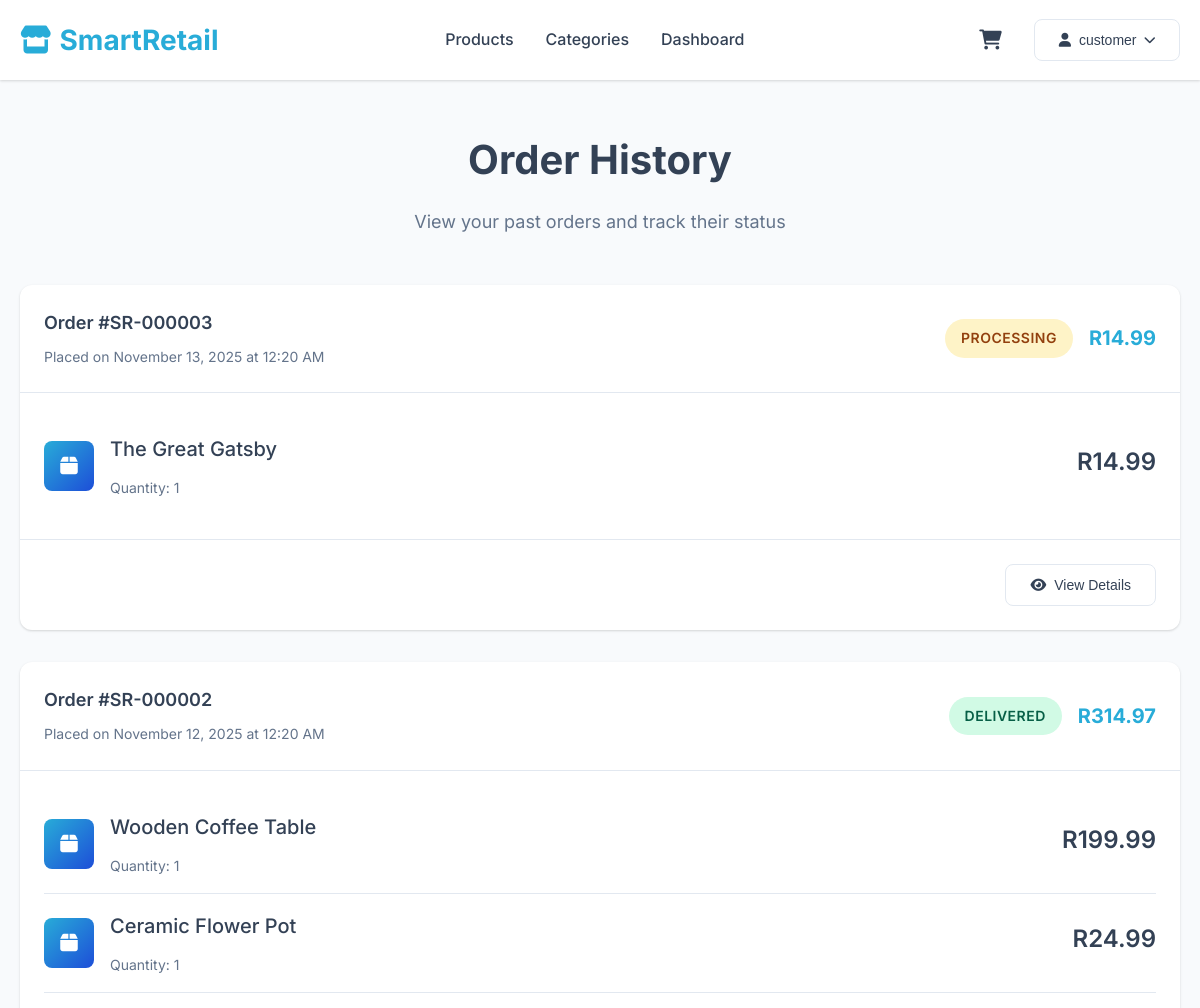
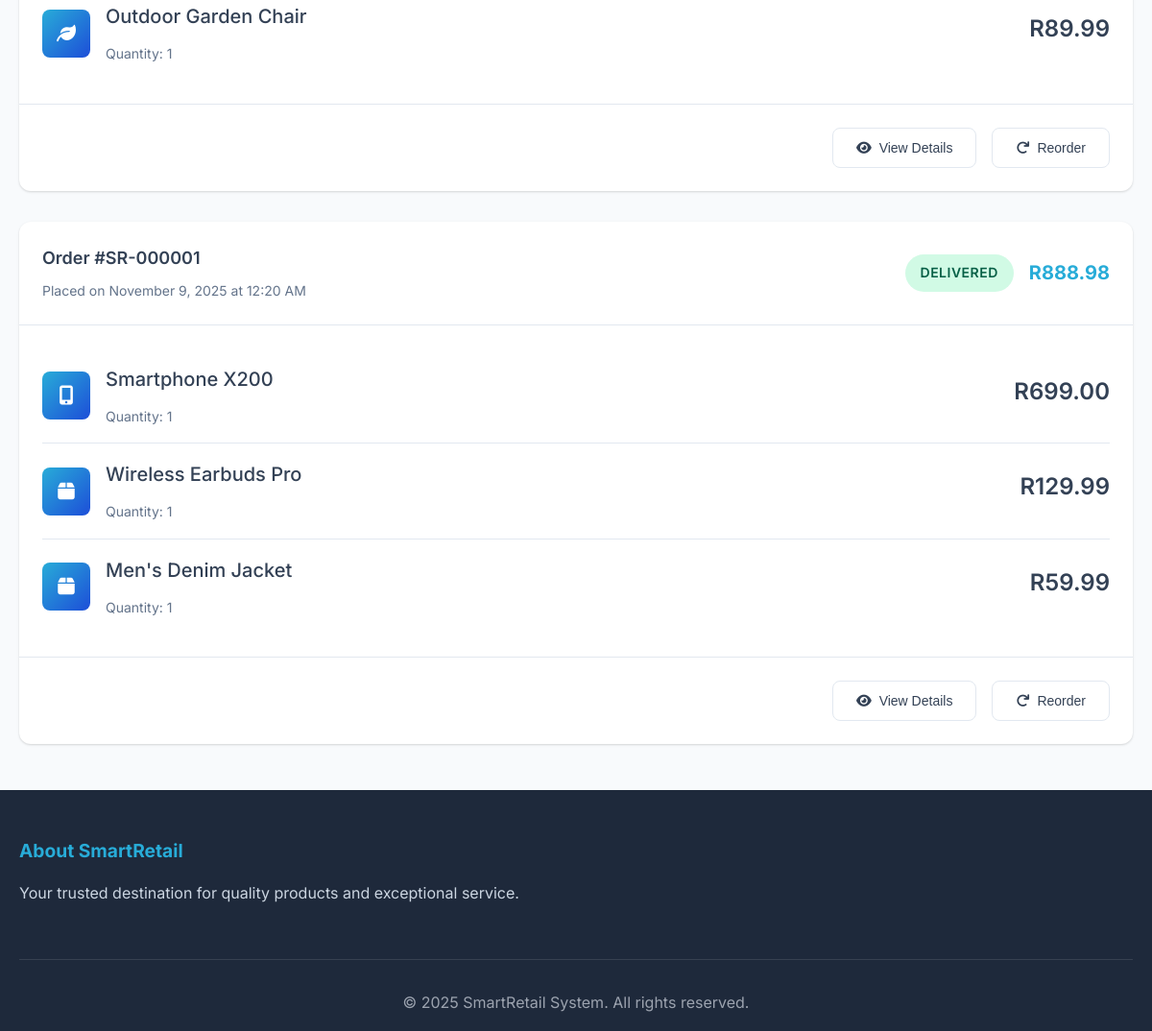
The app's page /views/order/orders.php (signed in) with its own data (2 pictures, top to bottom).
### tables this page shows
CREATE TABLE orders (
    id INT UNSIGNED AUTO_INCREMENT PRIMARY KEY,
    user_id INT UNSIGNED NOT NULL,
    total DECIMAL(10,2) NOT NULL,
    status ENUM('pending', 'completed', 'cancelled') DEFAULT 'pending',
    created_at TIMESTAMP DEFAULT CURRENT_TIMESTAMP,
    FOREIGN KEY (user_id) REFERENCES users(user_id)
        ON DELETE CASCADE
        ON UPDATE CASCADE
);

CREATE TABLE order_items (
    item_id INT UNSIGNED AUTO_INCREMENT PRIMARY KEY,
    order_id INT UNSIGNED NOT NULL,
    product_id INT UNSIGNED NOT NULL,
    quantity INT NOT NULL,
    unit_price DECIMAL(10,2) NOT NULL,
    FOREIGN KEY (order_id) REFERENCES orders(id)
        ON DELETE CASCADE
        ON UPDATE CASCADE,
    FOREIGN KEY (product_id) REFERENCES products(id)
        ON DELETE CASCADE
        ON UPDATE CASCADE
);

CREATE TABLE products (
    id INT UNSIGNED AUTO_INCREMENT PRIMARY KEY,
    name VARCHAR(255) NOT NULL,
    description TEXT,
    price DECIMAL(10,2) NOT NULL,
    image VARCHAR(255),
    category_id INT UNSIGNED,
    stock_quantity INT DEFAULT 0,
    rating DECIMAL(3,2) DEFAULT 0.00,
    created_at TIMESTAMP DEFAULT CURRENT_TIMESTAMP,
    updated_at TIMESTAMP DEFAULT CURRENT_TIMESTAMP ON UPDATE CURRENT_TIMESTAMP,
    FOREIGN KEY (category_id) REFERENCES categories(id)
        ON DELETE SET NULL
        ON UPDATE CASCADE
);

### models/Order.php (called while the page is built, shortened)
<?php
class Order {
    private $conn;
    private $table_name = "orders";
    public function __construct($db) {
        $this->conn = $db;
    }
    public function getOrdersByUserId($user_id) {
        try {
            $query = "SELECT
                    id,
                    user_id,
                    total,
                    status,
                    created_at
                  FROM " . $this->table_name . "
                  WHERE user_id = :user_id
                  ORDER BY created_at DESC";
            $stmt = $this->conn->prepare($query);
            $stmt->bindParam(':user_id', $user_id, PDO::PARAM_INT);
            $stmt->execute();
            $orders = $stmt->fetchAll(PDO::FETCH_ASSOC);
            return $orders;
        } catch (PDOException $e) {
            error_log("Error fetching user orders: " . $e->getMessage());
            return [];
        }
    }
    public function getUserOrders($user_id) {
        return $this->getOrdersByUserId($user_id);
    }
    public function getOrderItems($order_id) {
        try {
            $query = "SELECT oi.*, p.name as product_name, p.image
                      FROM order_items oi
                      LEFT JOIN products p ON oi.product_id = p.id
                      WHERE oi.order_id = :order_id";
            $stmt = $this->conn->prepare($query);
            $stmt->bindParam(':order_id', $order_id, PDO::PARAM_INT);
            $stmt->execute();
            return $stmt->fetchAll(PDO::FETCH_ASSOC);
        } catch (PDOException $e) {
            error_log("Error fetching order items: " . $e->getMessage());
            return [];
        }
    }
}
?>

### utils/Auth.php (called while the page is built, shortened)
<?php
class Auth {
    public static function getUserId() {
        return $_SESSION['user_id'] ?? null;
    }
}
?>

### models/Product.php (called while the page is built, shortened)
<?php
class Product {
    private $conn;
    public function __construct($db) {
        $this->conn = $db;
    }
    public function getProductById($product_id) {
        try {
            $query = "SELECT * FROM products WHERE id = :id LIMIT 1";
            $stmt = $this->conn->prepare($query);
            $stmt->bindParam(':id', $product_id, PDO::PARAM_INT);
            $stmt->execute();
            if ($stmt->rowCount() > 0) {
            return $stmt->fetch(PDO::FETCH_ASSOC);
            }
            return null;
        } catch (PDOException $e) {
            error_log("Error fetching product by ID: " . $e->getMessage());
            return null;
        }
    }
    public static function getProductIcon($productName) {
        $name = strtolower($productName);
        if (strpos($name, 'phone') !== false) return 'fas fa-mobile-alt';
        if (strpos($name, 'garden') !== false) return 'fas fa-leaf';
        return 'fas fa-box';
    }
}
?>

### views/order/orders.php (the view, shortened to what this page needs)
<?php
require_once '../../utils/Auth.php';
require_once '../../models/Order.php';
require_once '../../models/Product.php';
$user_id = Auth::getUserId();
$username = $_SESSION['username'];
try {
    $database = new Database();
    $db = $database->getConnection();
    $orderModel = new Order($db);
    $productModel = new Product($db);
} catch (Exception $e) {
    error_log("Database connection failed: " . $e->getMessage());
    $orderModel = null;
    $productModel = null;
}
$orders = [];
if ($orderModel) {
    try {
        $orders_result = $orderModel->getUserOrders($user_id);
        foreach ($orders_result as $order) {
            $order_items = $orderModel->getOrderItems($order['id']);
            $items = [];
            foreach ($order_items as $item) {
                $product = null;
                if ($productModel) {
                    $product = $productModel->getProductById($item['product_id']);
                }
                if ($product) {
                    $items[] = [
                        'name' => $product['name'],
                        'price' => $item['unit_price'],
                        'quantity' => $item['quantity'],
                        'icon' => Product::getProductIcon($product['name'])
                    ];
                }
            }
            $order['items'] = $items;
            $orders[] = $order;
        }
    } catch (Exception $e) {
        error_log("Error fetching orders: " . $e->getMessage());
        $orders = getDemoOrders($user_id);
    }
} else {
    $orders = getDemoOrders($user_id);
}
function getStatusBadge($status) {
    switch ($status) {
        case 'completed':
            return 'status-delivered';
        case 'pending':
            return 'status-processing';
    }
}
function getStatusText($status) {
    switch ($status) {
        case 'completed':
            return 'Delivered';
        case 'pending':
            return 'Processing';
    }
}
function formatOrderDate($date) {
    return date('F j, Y \a\t g:i A', strtotime($date));
}
function getOrderDisplayId($order_id) {
    return 'SR-' . str_pad($order_id, 6, '0', STR_PAD_LEFT);
}
?>
<!DOCTYPE html>
<html lang="en">
<head>
    <link rel="stylesheet" href="../../assets/css/style.min.css">
    <link href="https://cdnjs.cloudflare.com/ajax/libs/font-awesome/6.0.0/css/all.min.css" rel="stylesheet">
</head>
<body>
    <header class="header">
        <div class="container">
            <div class="header-content">
                <a href="/" class="logo desktop-logo">
                    <i class="fas fa-store"></i>
                    SmartRetail
                </a>
                <nav>
                    <ul class="nav-links">
                        <li><a href="../products/products.php">Products</a></li>
                        <li><a href="../categories/category.php">Categories</a></li>
                        <li><a href="../../dashboard.php">Dashboard</a></li>
                    </ul>
                </nav>
                <div class="header-actions">
                    <a href="../cart/cart.php" class="cart-icon" title="Shopping Cart">
                        <i class="fas fa-shopping-cart"></i>
                    </a>
                    <div class="user-menu">
                        <button class="btn btn-outline" id="userMenuButton" style="display: flex; align-items: center; gap: 0.5rem;">
                            <i class="fas fa-user"></i>
                            <?php echo htmlspecialchars($username); ?>
                            <i class="fas fa-chevron-down" style="font-size: 0.75rem;"></i>
                        </button>
                    </div>
                </div>
            </div>
        </div>
    </header>
    <section class="orders-page">
        <div class="container">
            <div class="page-header">
                <h1>Order History</h1>
                <p>View your past orders and track their status</p>
            </div>
            <?php if (!empty($orders)): ?>
                <div class="orders-list">
                    <?php foreach ($orders as $order): ?>
                    <div class="order-card">
                        <div class="order-header">
                            <div class="order-info">
                                <div class="order-id">Order #<?php echo getOrderDisplayId($order['id']); ?></div>
                                <div class="order-date">Placed on <?php echo formatOrderDate($order['created_at']); ?></div>
                            </div>
                            <div class="order-status">
                                <div class="status-badge <?php echo getStatusBadge($order['status']); ?>">
                                    <?php echo getStatusText($order['status']); ?>
                                </div>
                                <div class="order-total">R<?php echo number_format($order['total'], 2); ?></div>
                            </div>
                        </div>
                        <div class="order-items">
                            <?php if (isset($order['items']) && !empty($order['items'])): ?>
                                <?php foreach ($order['items'] as $item): ?>
                                <div class="order-item">
                                    <div class="item-icon">
                                        <i class="<?php echo $item['icon']; ?>"></i>
                                    </div>
                                    <div class="item-details">
                                        <div class="item-name"><?php echo htmlspecialchars($item['name']); ?></div>
                                        <div class="item-quantity">Quantity: <?php echo $item['quantity']; ?></div>
                                    </div>
                                    <div class="item-price">
                                        R<?php echo number_format($item['price'] * $item['quantity'], 2); ?>
                                    </div>
                                </div>
                                <?php endforeach; ?>
                            <?php endif; ?>
                        </div>
                        <div class="order-actions">
                            <button class="btn btn-outline view-order-btn" data-order-id="<?php echo $order['id']; ?>">
                                <i class="fas fa-eye"></i>
                                View Details
                            </button>
                            <?php if ($order['status'] === 'completed'): ?>
                                <button class="btn btn-outline reorder-btn" data-order-id="<?php echo $order['id']; ?>">
                                    <i class="fas fa-redo"></i>
                                    Reorder
                                </button>
                            <?php endif; ?>
                        </div>
                    </div>
                    <?php endforeach; ?>
                </div>
            <?php endif; ?>
        </div>
    </section>
    <footer class="footer">
        <div class="container">
            <div class="footer-content">
                <div class="footer-section">
                    <h3>About SmartRetail</h3>
                    <p>Your trusted destination for quality products and exceptional service.</p>
                </div>
            </div>
            <div class="footer-bottom">
                <p>&copy; <?php echo date('Y'); ?> SmartRetail System. All rights reserved.</p>
            </div>
        </div>
    </footer>
</body>
</html>

### views/order/orders.php (style rules this page uses)
.orders-page { padding: 3rem 0; background: var(--light-bg); min-height: calc(100vh - 200px); }
.page-header { text-align: center; margin-bottom: 3rem; }
.page-header h1 { font-size: 2.5rem; font-weight: 700; color: var(--text-dark); margin-bottom: 1rem; }
.page-header p { color: var(--text-light); font-size: 1.125rem; }
.orders-list { display: flex; flex-direction: column; gap: 2rem; }
.order-card { background: white; border-radius: 0.75rem; box-shadow: var(--shadow); overflow: hidden; transition: all 0.3s; }
.order-header { padding: 1.5rem; border-bottom: 1px solid var(--border-color); display: flex; justify-content: space-between; align-items: center; flex-wrap: wrap; gap: 1rem; }
.order-info { display: flex; flex-direction: column; gap: 0.5rem; }
.order-id { font-size: 1.125rem; font-weight: 600; color: var(--text-dark); }
.order-date { color: var(--text-light); font-size: 0.875rem; }
.order-status { display: flex; align-items: center; gap: 1rem; }
.status-badge { padding: 0.5rem 1rem; border-radius: 2rem; font-size: 0.875rem; font-weight: 600; text-transform: uppercase; letter-spacing: 0.5px; }
.status-delivered { background: #d1fae5; color: #065f46; }
.status-processing { background: #fef3c7; color: #92400e; }
.order-total { font-size: 1.25rem; font-weight: 700; color: var(--primary-color); }
.order-items { padding: 1.5rem; }
.order-item { display: flex; align-items: center; gap: 1rem; padding: 1rem 0; border-bottom: 1px solid var(--border-color); }
.order-item:last-child { border-bottom: none; }
.item-icon { width: 50px; height: 50px; background: linear-gradient(135deg, var(--primary-color) 0%, var(--primary-dark) 100%); border-radius: 0.5rem; display: flex; align-items: center; justify-content: center; color: white; font-size: 1.25rem; flex-shrink: 0; }
.item-details { flex: 1; }
.item-name { font-weight: 500; color: var(--text-dark); margin-bottom: 0.25rem; }
.item-quantity { color: var(--text-light); font-size: 0.875rem; }
.item-price { font-weight: 600; color: var(--text-dark); }
.order-actions { padding: 1.5rem; border-top: 1px solid var(--border-color); display: flex; gap: 1rem; justify-content: flex-end; }

### records on screen
orders: id "SR-000003", created_at "November 13, 2025 at 12:20 AM", status "PROCESSING", total "14.99", name "The Great Gatsby", quantity "1", quantity "14.99"
orders: id "SR-000002", created_at "November 12, 2025 at 12:20 AM", status "DELIVERED", total "314.97"
order_items: product.name "Wooden Coffee Table", quantity "1", $item['price']*$item['quantity'] "199.99"
order_items: product.name "Ceramic Flower Pot", quantity "1", $item['price']*$item['quantity'] "24.99"
order_items: product.name "Outdoor Garden Chair", quantity "1", $item['price']*$item['quantity'] "89.99"
orders: id "SR-000001", created_at "November 9, 2025 at 12:20 AM", status "DELIVERED", total "888.98"
order_items: product.name "Smartphone X200", quantity "1", $item['price']*$item['quantity'] "699.00"
order_items: product.name "Wireless Earbuds Pro", quantity "1", $item['price']*$item['quantity'] "129.99"
order_items: product.name "Men's Denim Jacket", quantity "1", $item['price']*$item['quantity'] "59.99"

### other values on screen
$username "customer"
